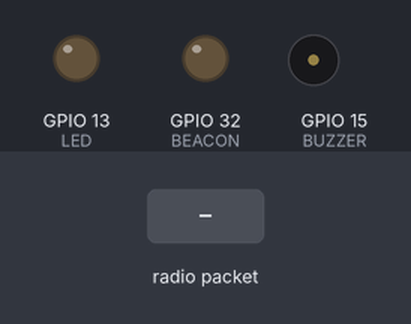
Simulated run of this sketch. Board: ESP32. On the bench: output pins drawn as LEDs (lit = HIGH), buzzer (waves = sounding, pin HIGH). The inputs (shaded band) are chosen by the test bench. No radio packets arrive unless stated; pins used as bus, display or sensor lines are not drawn; what the sketch prints to the serial monitor is not drawn.

Above: at 1.3 s.
1.4 s: radio packet "5" arrives
Timing chart, 0 to 4.4 s (numbered marks = the images above; inputs shaded):
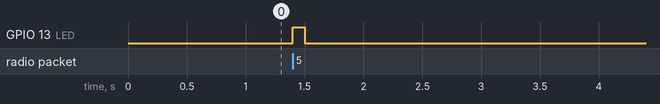

Measured:
- after the input at 1.4 s, GPIO 13 (LED): LOW → HIGH at once, → LOW 0.10 s later

The sketch:

Rx2.ino
```cpp
// Feather9x_RX
// -*- mode: C++ -*-

#include <SPI.h>
#include <RH_RF95.h>


/* ESP32 feather w/wing */
#define RFM95_RST     27   // "A"
#define RFM95_CS      33   // "B"
#define RFM95_INT     12   //  next to A

#define BUZZER        15
#define BEACON        32

// Change to 434.0 or other frequency, must match RX's freq!
#define RF95_FREQ 915.0

// Singleton instance of the radio driver
RH_RF95 rf95(RFM95_CS, RFM95_INT);

// Blinky on receipt
#define LED 13

// Threstholds
#define FIRSTTHRESH   500
#define SECONDTHRESH  650

void setup()
{
  pinMode(LED, OUTPUT);
  pinMode(BUZZER, OUTPUT);
  pinMode(BEACON, OUTPUT);
  pinMode(RFM95_RST, OUTPUT);

  digitalWrite(LED, LOW);
  digitalWrite(BUZZER, LOW);
  digitalWrite(BEACON, LOW);
  digitalWrite(RFM95_RST, HIGH);

  Serial.begin(115200);

  delay(100);

  Serial.println("*********** WEATHER IS HAPPENING RX ***********");

  // manual reset
  digitalWrite(RFM95_RST, LOW);
  delay(10);
  digitalWrite(RFM95_RST, HIGH);
  delay(10);

  while (!rf95.init()) {
    Serial.println("LoRa radio init failed");
    while (1);
  }
  Serial.println("LoRa radio init OK!");

  // Defaults after init are 434.0MHz, modulation GFSK_Rb250Fd250, +13dbM
  if (!rf95.setFrequency(RF95_FREQ)) {
    Serial.println("setFrequency failed");
    while (1);
  }
  Serial.print("Set Freq to: "); Serial.println(RF95_FREQ);

  // Defaults after init are 434.0MHz, 13dBm, Bw = 125 kHz, Cr = 4/5, Sf = 128chips/symbol, CRC on

  // The default transmitter power is 13dBm, using PA_BOOST.
  // If you are using RFM95/96/97/98 modules which uses the PA_BOOST transmitter pin, then
  // you can set transmitter powers from 5 to 23 dBm:
  rf95.setTxPower(23, false);
}

void loop()
{
  if (rf95.available())
  {
    // Should be a message for us now
    uint8_t buf[RH_RF95_MAX_MESSAGE_LEN];
    uint8_t len = sizeof(buf);

    if (rf95.recv(buf, &len))
    {
      digitalWrite(LED, HIGH);

      buf[4] = 0;
      int windspeed = atoi((char*)buf);
      Serial.println(windspeed);

      delay(100);

      // Logic to set outputs
      if(windspeed > FIRSTTHRESH && windspeed < SECONDTHRESH){
        soundBuzzer(1, 6);
      }
      else if(windspeed > SECONDTHRESH){
        soundBeacon(1, 6);
      }

      digitalWrite(LED, LOW);
    }
  }
  else{
    digitalWrite(LED, LOW);
  }
}

void soundBuzzer(int duration, int freq){
  Serial.print("sound buzzer!");
  unsigned long startTime = millis();
  while(millis() < startTime + duration*1000){
    digitalWrite(BUZZER, HIGH);   // turn the LED on (HIGH is the voltage level)
    delay(1/freq);                       // wait for a second
    digitalWrite(BUZZER, LOW);    // turn the LED off by making the voltage LOW
    delay(1/freq);
  }
  return;
}

void soundBeacon(int duration, int freq){
  Serial.print("sound beacon!");
  digitalWrite(BEACON, HIGH);
  unsigned long startTime = millis();
  while(millis() < startTime + duration*1000){
    digitalWrite(BUZZER, HIGH);   // turn the LED on (HIGH is the voltage level)
    delay(1/freq);                       // wait for a second
    digitalWrite(BUZZER, LOW);    // turn the LED off by making the voltage LOW
    delay(1/freq);
  }
  digitalWrite(BEACON, LOW);
  return;
}
```
